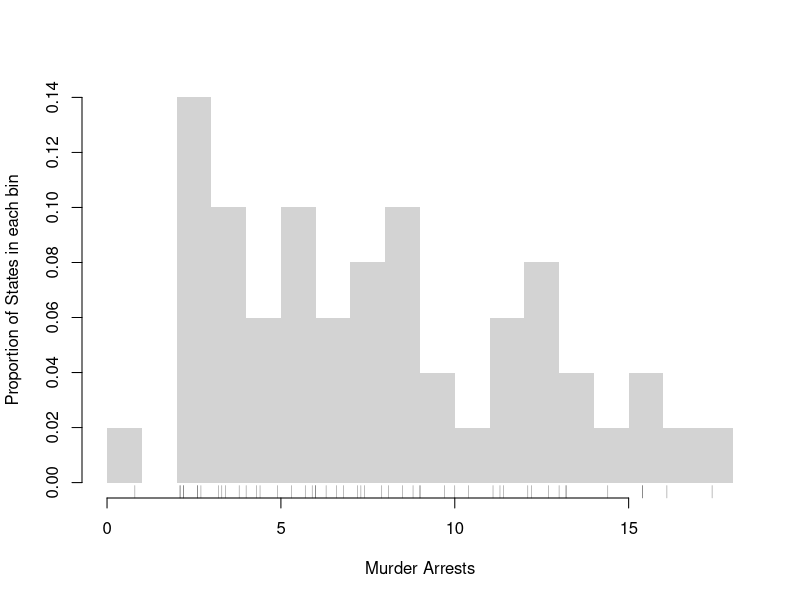
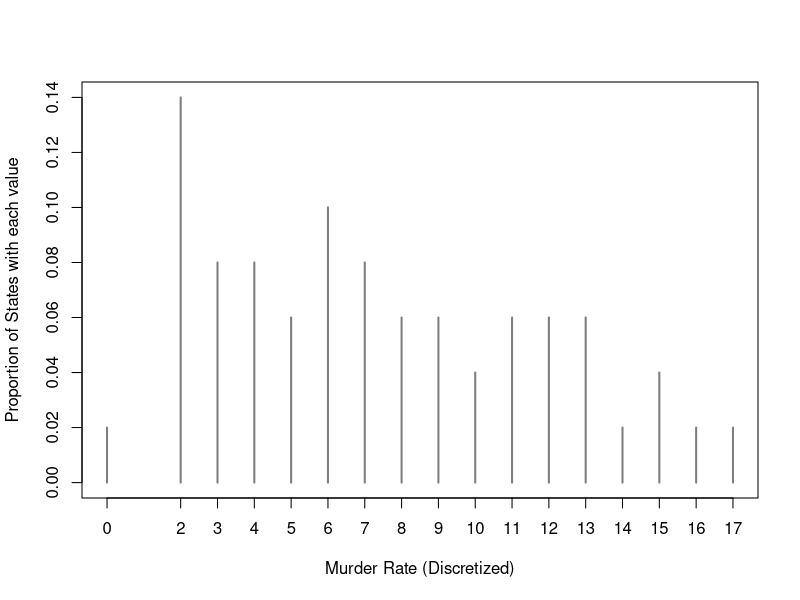
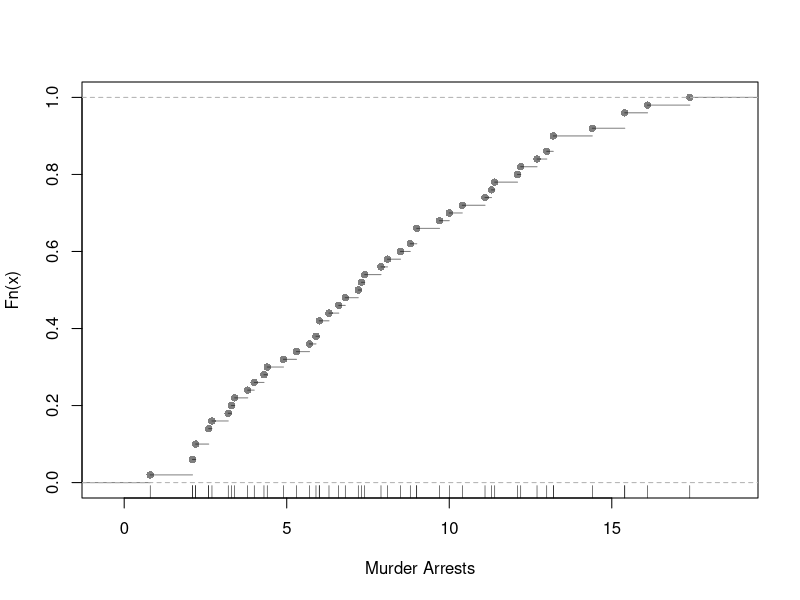
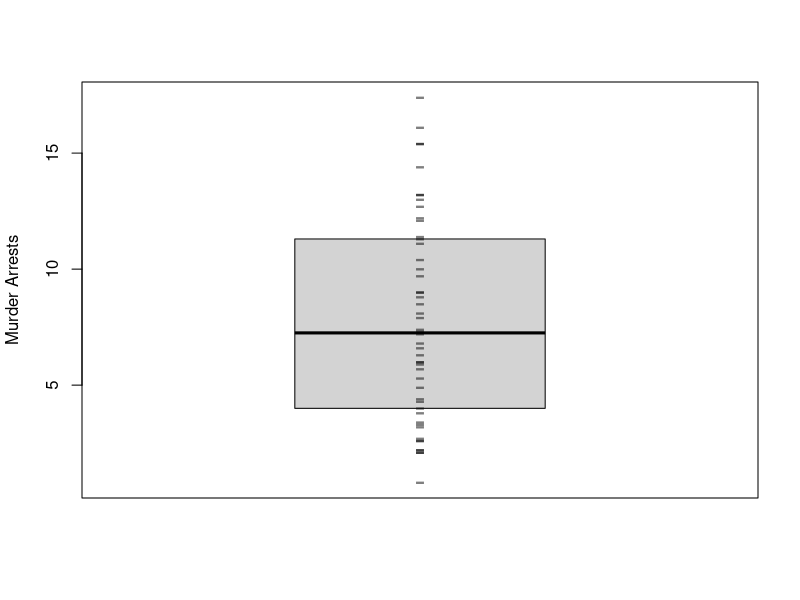

R code for these plots, in order:
## ---- chunk 1
dat_card1 <- 1:3 # Cardinal data (Discrete)
dat_card1

dat_card2 <- c(1.1, 2/3, 3) # Cardinal data (Continuous)
dat_card2

dat_fact1 <- factor( c('A','B','C'), ordered=T) # Factor data (Ordinal)
dat_fact1

dat_fact2 <- factor( c('Leipzig','Los Angeles','Logan'), ordered=F) # Factor data (Categorical)
dat_fact2

dat_fact3 <- factor( c(T,F), ordered=F) # Factor data (Categorical)
dat_fact3

# Explicitly check the data types:
#class(dat_card1)
#class(dat_card2)
## ---- chunk 2
# data.frames: your most common data type
    # matrix of different data-types
    # well-ordered lists
d0 <- data.frame(x=dat_fact2, y=dat_card2)
d0

d0[,'y'] #d0$y
## ---- chunk 3
c('A','B','C')  # character strings
c('Leipzig','Los Angeles','Logan')  # character strings
## ---- chunk 4
# Strings
paste( 'hi', 'mom')
paste( c('hi', 'mom'), collapse='--')

kingText <- "The king infringes the law on playing curling."
gsub(pattern="ing", replacement="", kingText)
# advanced usage
#gsub("[aeiouy]", "_", kingText)
#gsub("([[:alpha:]]{3})ing\\b", "\\1", kingText) 
## ---- chunk 5
head(USArrests)

# Check NA values
X <- c(1,NA,2,3)
sum(is.na(X))
## ---- chunk 6
# Practical Example
hist(USArrests[,'Murder'], freq=F, breaks=20,
    border=NA, 
    main='',
    xlab='Murder Arrests',
    ylab='Proportion of States in each bin')
# Raw Observations
rug(USArrests[,'Murder'], col=grey(0,.5))
## ---- chunk 7
# Discretized data
xr <- floor(USArrests[,'Murder']) #rounded down
#table(xr)
proportions <- table(xr)/length(xr)
plot(proportions, col=grey(0,.5),
    xlab='Murder Rate (Discretized)',
    ylab='Proportion of States with each value')
## ---- chunk 8
F_murder <- ecdf(USArrests[,'Murder'])
# proportion of murders <= 10
F_murder(10)
# proportion of murders <= x, for all x
plot(F_murder, main='', xlab='Murder Arrests',
    pch=16, col=grey(0,.5))
rug(USArrests[,'Murder'])
## ---- chunk 9
X <-  c(3.1, 3, 0.02)
quantile(X, probs=c(0,.5,1))

# quantiles
X <- USArrests[,'Murder']
quantile(X)

# deciles are quantiles
quantile(X, probs=seq(0,1, by=.1))
## ---- chunk 10
X <- USArrests[,'Murder']
Xo <- sort(X)
Xo

# median
Xo[length(Xo)*.5]
quantile(X, probs=.5, type=4)

# min
Xo[1]
min(Xo)
quantile(Xo, probs=0)
## ---- chunk 11
boxplot(USArrests[,'Murder'],
    main='', ylab='Murder Arrests',
    whisklty=0, staplelty=0, outline=F)
# Raw Observations
stripchart(USArrests[,'Murder'],
    pch='-', col=grey(0,.5), cex=2,
    vert=T, add=T)
